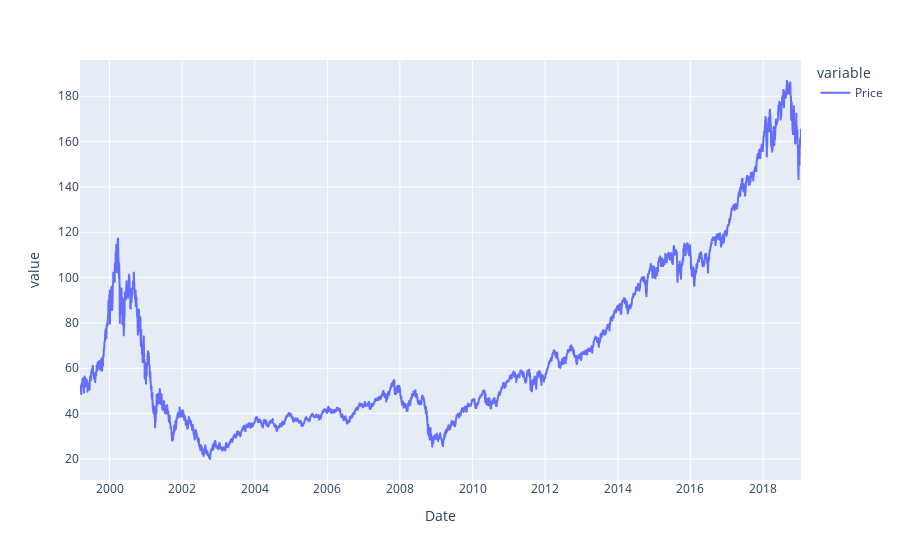

Source (notebook cell):
### Code cell
QQQ.plot()

### Figure 1 — Plotly figure (JSON) as saved in the notebook; plotly's stock layout.template omitted (floating-point values rounded to 4 significant figures; data arrays with more than 128 entries replaced by an {"elided": "..."} marker saying what was removed)
{"data": [{"hovertemplate": "variable=Price<br>Date=%{x}<br>value=%{y}<extra></extra>", "legendgroup": "Price", "line": {"color": "#636efa", "dash": "solid"}, "marker": {"symbol": "circle"}, "mode": "lines", "name": "Price", "showlegend": true, "type": "scattergl", "x": {"elided": "5000 str values"}, "xaxis": "x", "y": {"elided": "5000 float values"}, "yaxis": "y"}], "layout": {"autosize": true, "legend": {"title": {"text": "variable"}, "tracegroupgap": 0}, "margin": {"t": 60}, "xaxis": {"anchor": "y", "autorange": true, "domain": [0, 1], "range": ["1999-03-10", "2019-01-18"], "title": {"text": "Date"}, "type": "date"}, "yaxis": {"anchor": "x", "autorange": true, "domain": [0, 1], "range": [10.72, 196.0], "title": {"text": "value"}, "type": "linear"}}}
